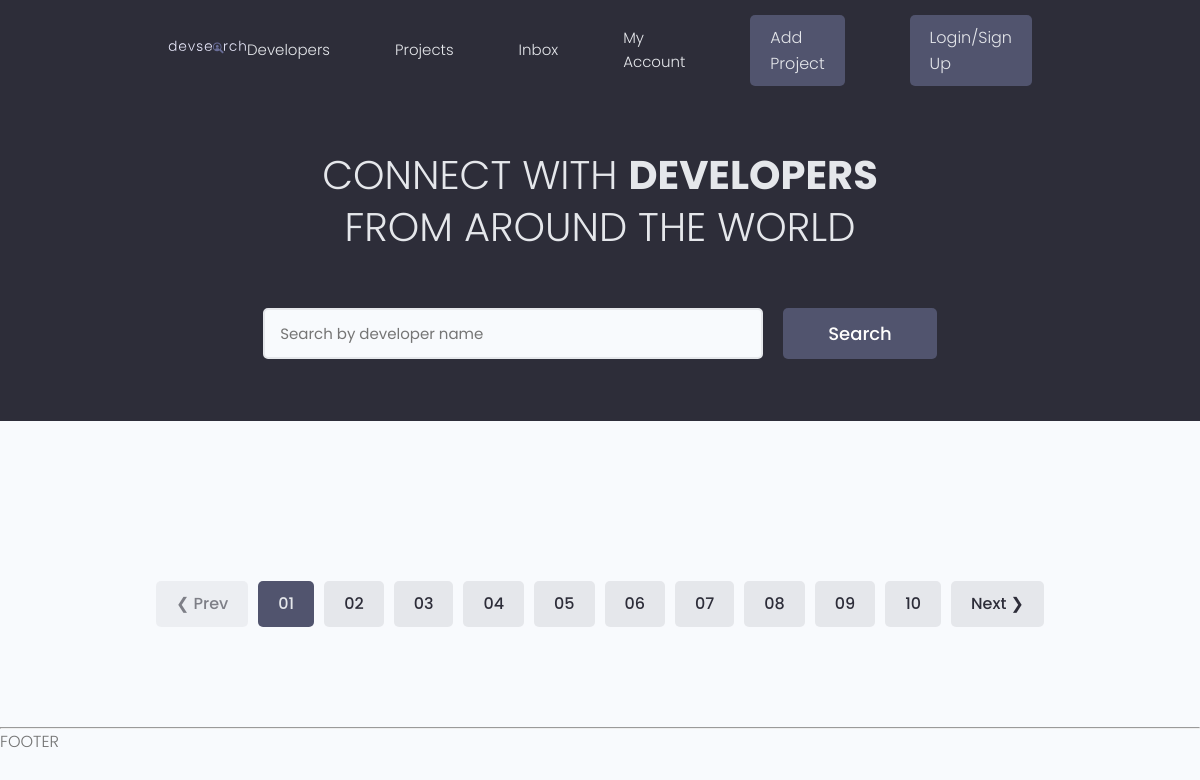
/, run on an earlier commit of the app's database.
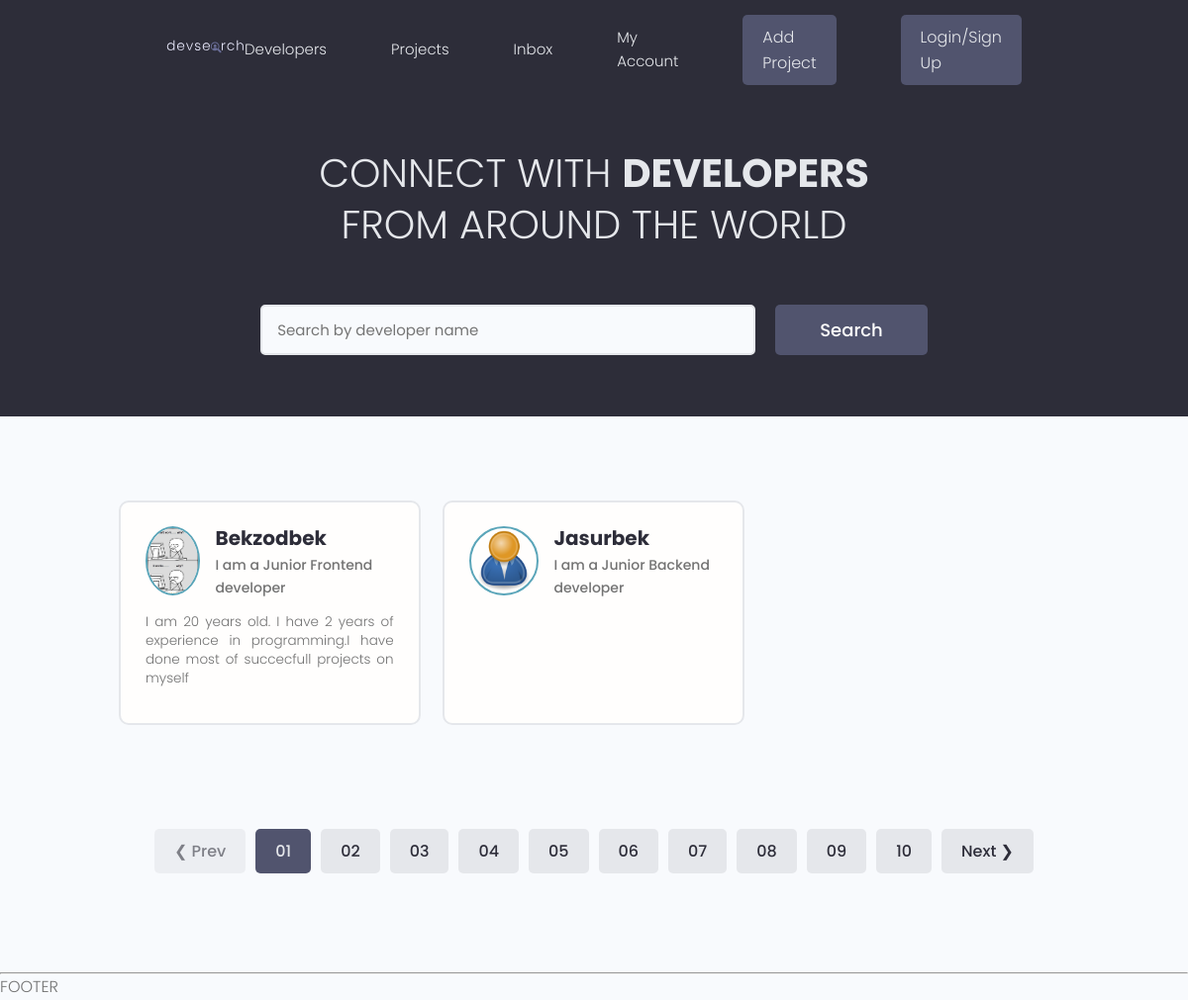
And on a later commit of the database.
### users/models.py (models this page shows, shortened)
class Profile(models.Model):
	user=models.OneToOneField(User, on_delete=models.CASCADE,null=True,blank=True)
	name=models.CharField(max_length=200,null=True,blank=True)
	username=models.CharField(max_length=200,null=True,blank=True)
	location=models.CharField(max_length=200,null=True,blank=True)
	email=models.EmailField(max_length=500, blank=True,null=True)
	short_intro=models.CharField(max_length=300,blank=True,null=True)
	bio=models.TextField(blank=True,null=True)
	profile_image=models.ImageField(null=True,blank=True,
	                                upload_to='profiles/',default="profiles/user-default.png")
	github=models.CharField(max_length=200,null=True,blank=True)
	stackoverflow=models.CharField(max_length=200,null=True,blank=True)
	twitter=models.CharField(max_length=200,null=True,blank=True)
	linkedin=models.CharField(max_length=200,null=True,blank=True)
	website=models.CharField(max_length=200,null=True,blank=True)
	created=models.DateTimeField(auto_now_add=True)
	id=models.UUIDField(default=uuid.uuid4,unique=True,
	                    primary_key=True,editable=False)

### users/views.py (the view)
# urls.py: path('',views.profiles,name="profiles"),
def profiles(request):
	profiles=Profile.objects.all()
	context={'profiles':profiles}
	return render(request,'users/profiles.html',context)

### users/templates/users/profiles.html (shortened to what this page needs)
{% extends 'main.html' %}
{% block content %}
  <main class="home">
    <section class="hero-section text-center">
      <div class="container container--narrow">
        <div class="hero-section__box">
          <h2>CONNECT WITH <span>DEVELOPERS</span></h2>
          <h2>FROM AROUND THE WORLD</h2>
        </div>
        <div class="hero-section__search">
          <form class="form" action="#" method="get">
            <div class="form__field">
              <input class="input input--text" id="formInput#search" type="text" name="text"
                placeholder="Search by developer name" />
            </div>
            <input class="btn btn--sub btn--lg" type="submit" value="Search" />
          </form>
        </div>
      </div>
    </section>
    <section class="devlist">
      <div class="container">
        <div class="grid grid--three">
          {% for profile in profiles %}
          <div class="column card">
            <div class="dev">
              <a href="{% url 'user-profile' profile.id   %}" class="card__body">
                <div class="dev__profile">
                  <img class="avatar avatar--md" src="{{ profile.profile_image.url}}" alt="image" />
                  <div class="dev__meta">
                    <h3>{{profile.name}}</h3>
                    <h5>{{profile.short_intro}}</h5>
                  </div>
                </div>
                <p class="dev__info">{{profile.bio}}</p>
              </a>
            </div>
          </div>
          {% endfor %}
        </div>
      </div>
    </section>
    <div class="pagination">
      <ul class="container">
        <li><a href="#" class="btn btn--disabled">&#10094; Prev</a></li>
        <li><a href="#" class="btn btn--sub">01</a></li>
        <li><a href="#" class="btn">02</a></li>
        <li><a href="#" class="btn">03</a></li>
        <li><a href="#" class="btn">04</a></li>
        <li><a href="#" class="btn">05</a></li>
        <li><a href="#" class="btn">06</a></li>
        <li><a href="#" class="btn">07</a></li>
        <li><a href="#" class="btn">08</a></li>
        <li><a href="#" class="btn">09</a></li>
        <li><a href="#" class="btn">10</a></li>
        <li><a href="#" class="btn">Next &#10095;</a></li>
      </ul>
    </div>
  </main>
{% endblock %}

What changed in the data, as far as the page shows it:
added Profile: profile_image (picture), name "Bekzodbek", short_intro "I am a Junior Frontend developer", bio "I am 20 years old. I have 2 years of experience in programming.I have done most of succecfull projects on myself"
added Profile: profile_image (placeholder picture), name "Jasurbek", short_intro "I am a Junior Backend developer"
